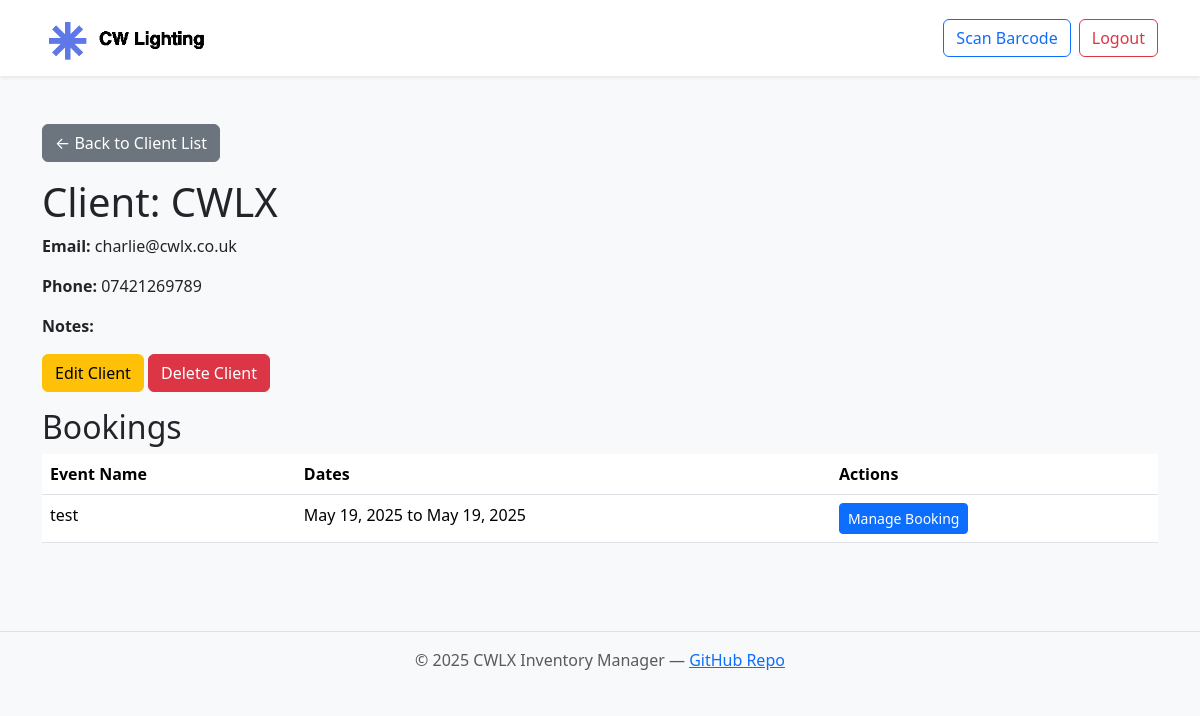
Before: /bookings/clients/1/ (signed in) with the older database file.
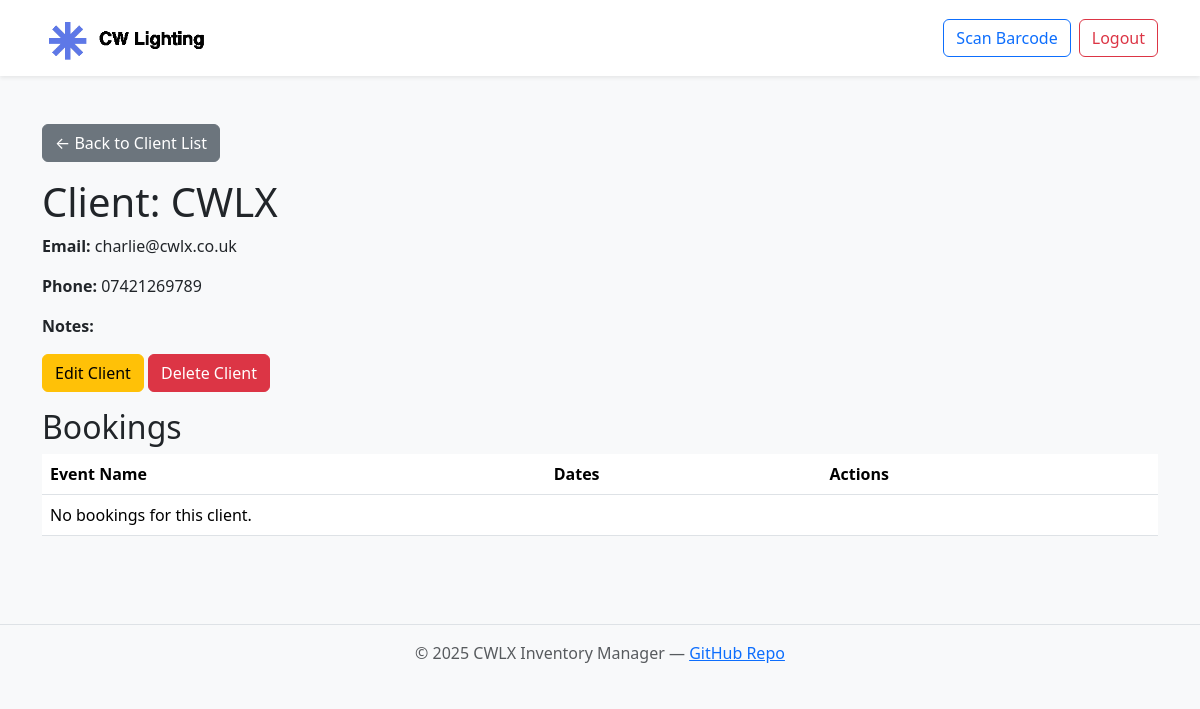
After: the same page with the newer database file.
### bookings/models.py (models this page shows, shortened)
class Booking(models.Model):
    client = models.ForeignKey(Client, on_delete=models.CASCADE)
    event_name = models.CharField(max_length=100)
    start_date = models.DateField()
    end_date = models.DateField()
    notes = models.TextField(blank=True)

### bookings/views.py (the view)
# urls.py: path('clients/<int:client_id>/', views.client_detail, name='client_detail'),
def client_detail(request, client_id):
    client = get_object_or_404(Client, id=client_id)
    bookings = Booking.objects.filter(client=client).order_by('-start_date')
    return render(request, 'bookings/client_detail.html', {
        'client': client,
        'bookings': bookings
    })

### bookings/templates/bookings/client_detail.html (shortened to what this page needs)
{% extends "base.html" %}
{% block content %}
<a href="{% url 'bookings:manage_clients' %}" class="btn btn-secondary mb-3">&larr; Back to Client List</a>
<h1>Client: {{ client.name }}</h1>
<p><strong>Email:</strong> {{ client.email }}</p>
<p><strong>Phone:</strong> {{ client.phone }}</p>
<p><strong>Notes:</strong> {{ client.notes }}</p>
<div class="mb-3">
  <a href="{% url 'bookings:edit_client' client.id %}" class="btn btn-warning">Edit Client</a>
  <form action="{% url 'bookings:delete_client' client.id %}" method="post" style="display:inline;">
    <button type="submit" class="btn btn-danger" onclick="return confirm('Delete this client and all their bookings?');">Delete Client</button>
  </form>
</div>
<h2>Bookings</h2>
<table class="table">
  <thead>
    <tr>
      <th>Event Name</th>
      <th>Dates</th>
      <th>Actions</th>
    </tr>
  </thead>
  <tbody>
    {% for booking in bookings %}
    <tr>
      <td>{{ booking.event_name }}</td>
      <td>{{ booking.start_date }} to {{ booking.end_date }}</td>
      <td>
        <a href="{% url 'bookings:manage_booking' booking.id %}" class="btn btn-sm btn-primary">Manage Booking</a>
      </td>
    </tr>
    {% empty %}
    <tr><td colspan="3">No bookings for this client.</td></tr>
    {% endfor %}
  </tbody>
</table>
{% endblock %}

Changed rows visible on the page:
removed Booking: event_name "test", start_date "May 19, 2025", end_date "May 19, 2025"
Other visible differences:
text now shown: "No bookings for this client."
